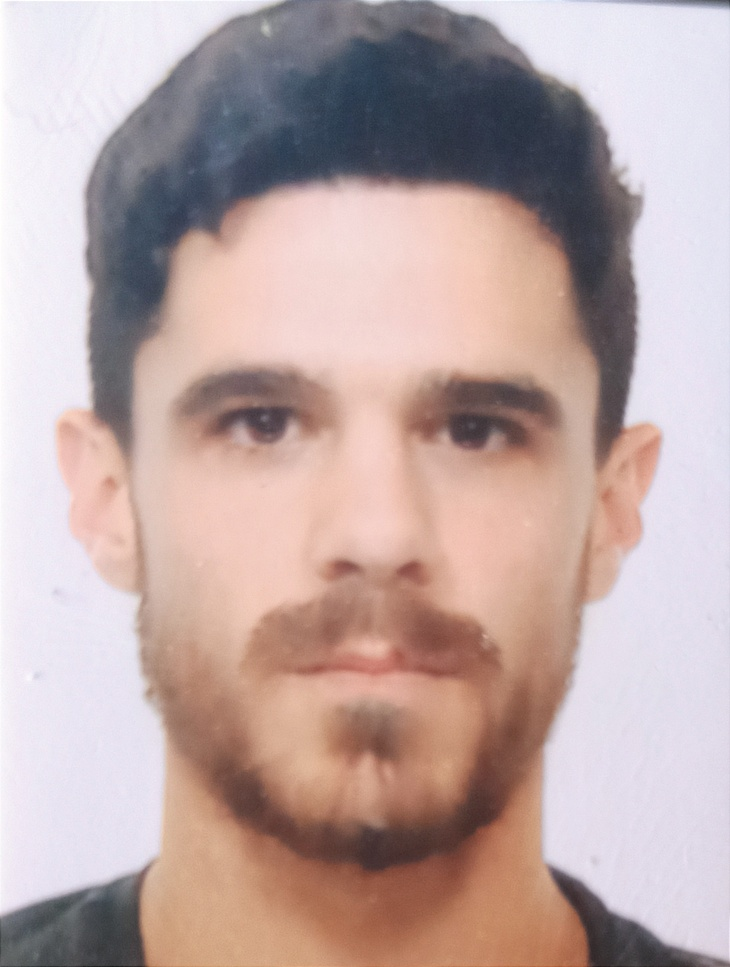
#> input picture images/boy.jpg, 730 x 967 px, shrunk from 1209 x 1602 before the run
$ python 2_image_fundamentals.py   (older library calls are emulated)
#> lines starting #> are read from the running program, lines starting #| are printed output that depends on the picture; after the words box and inside, x2 and y2 are one past the last pixel; in counts of white or black regions, pixels touching at a corner belong together
import cv2
import matplotlib.pyplot as plt
import numpy as np

# Read a file from disk
# When reading a colour image, opencv reads it in the BGR colour space
# img = cv2.imread("images/boy.jpg", cv2.IMREAD_COLOR)
# img = cv2.imread("images/boy.jpg", cv2.IMREAD_GRAYSCALE)
img = cv2.imread("images/boy.jpg", cv2.IMREAD_UNCHANGED)  # WITH ALPHA CHANNEL IF IT EXISTS
#> img is the input picture: shape (967, 730, 3); mean B, G, R 165.7, 167.9, 189.6


# Show the image in an emergent window
# cv2.imshow("image", img)
# cv2.waitKey(0)

# Write the image to disk
# When saving, it is transformed from BGR to RGB.
cv2.imwrite("images/boy_saved.jpg", img)
cv2.imwrite("images/boy_saved.png", img)

## Operaciones con las imágenes

# Acceder y cambiar valores de los pixeles
roi = img[0:100, 0:100]
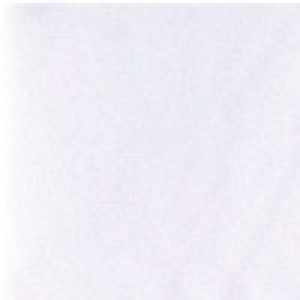
#> roi: shape (100, 100, 3) (shown 3 times larger); mean B, G, R 246.3, 238.4, 240.2
# cv2.imshow("roi", roi)
# cv2.waitKey(0)

copia = img.copy()
copia[0:100, 0:100] = 0
#> copia: shape (967, 730, 3); 1.42% of pixels changed, all inside (x1, y1, x2, y2) = (0, 0, 100, 100)
# cv2.imshow("img changed", copia)
# cv2.waitKey(0)

# Acceder por canales
img_blue = img[:,:,0]
# cv2.imshow("img blue", img_blue)
# cv2.waitKey(0)

# Si quisiera que la imagen se viera en azul, tendría que mantener
# los otros dos canales, pero ponerlos a 0
copia = img.copy()
copia[:,:,1] = 0
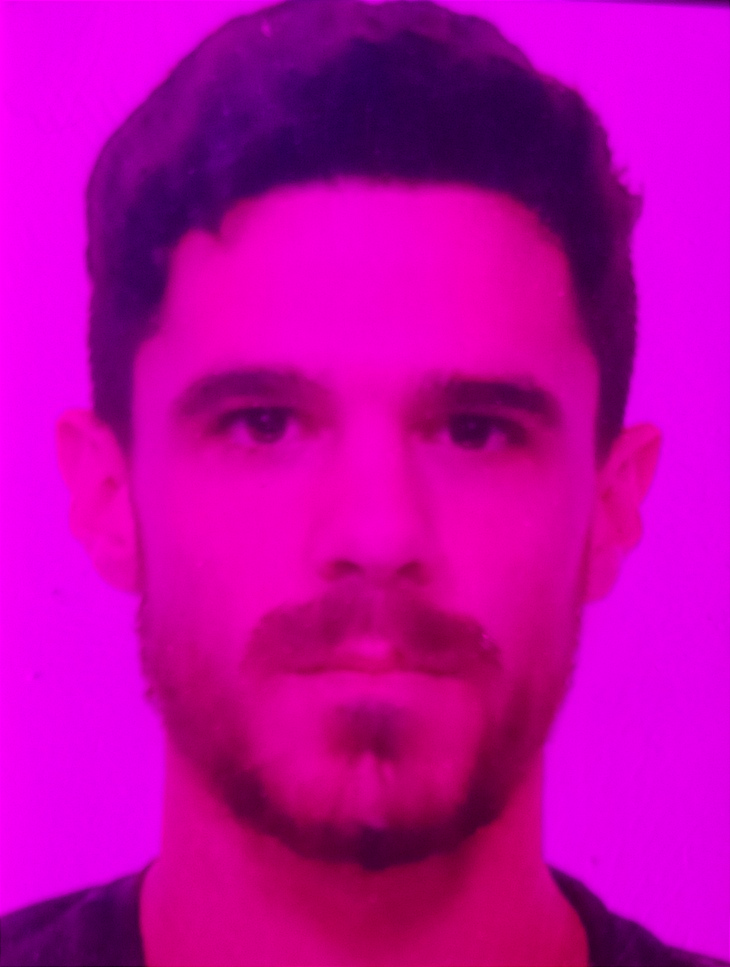
#> copia: shape (967, 730, 3); mean B, G, R 165.7, 0, 189.6
copia[:,:,2] = 0
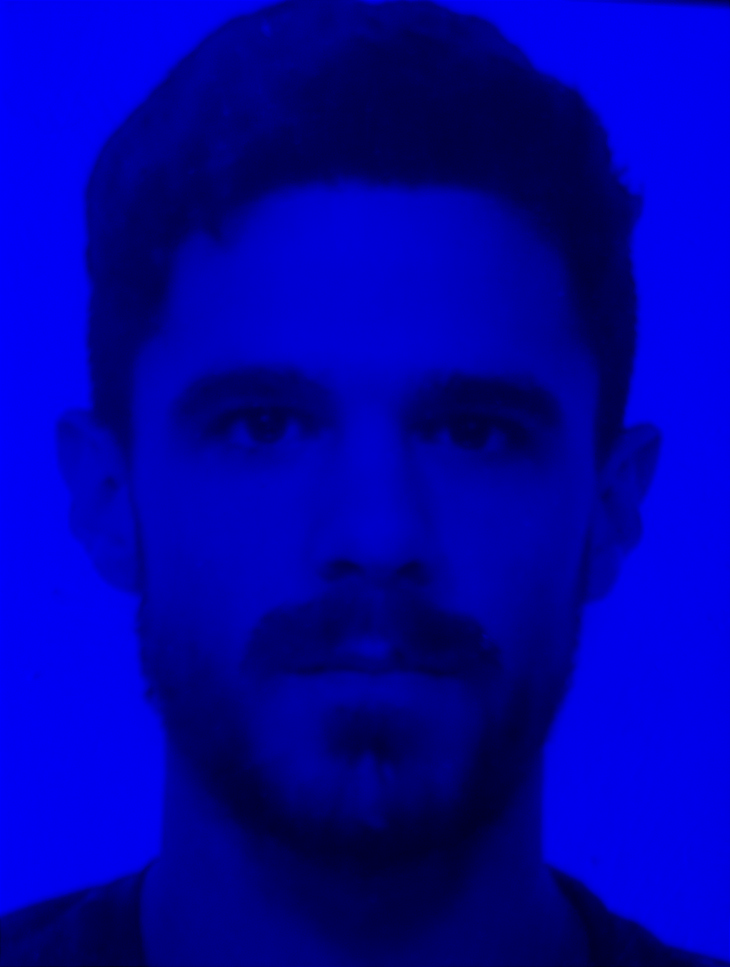
#> copia: shape (967, 730, 3); mean B, G, R 165.7, 0, 0
# cv2.imshow("img colour blue", copia)
# cv2.waitKey(0)

# Convertir la imagen de BGR a otro sistema de color o grayscale
img_gray = cv2.cvtColor(img,cv2.COLOR_BGR2GRAY)
# cv2.imshow("img grayscale", img_gray)
# cv2.waitKey(0)

# Convertir a RGB
img_rgb = cv2.cvtColor(img,cv2.COLOR_BGR2RGB)
# cv2.imshow("img RGB", img_rgb)
# cv2.waitKey(0)

# Usar split para separar los canales
b,g,r = cv2.split(img)
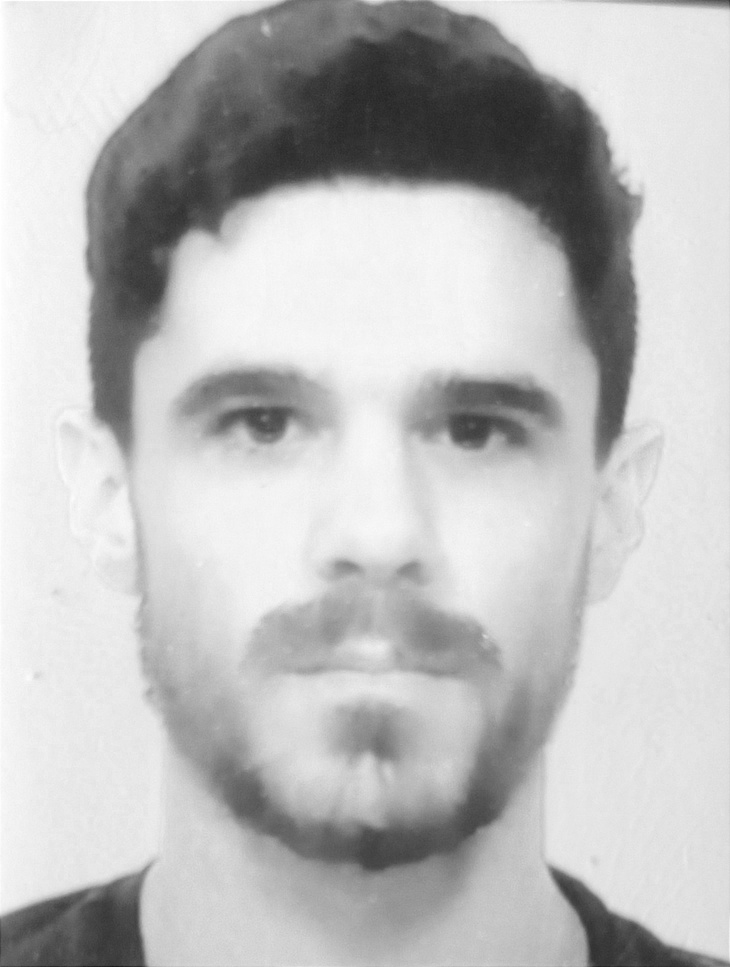
#> r: shape (967, 730); min 25, max 255, mean 189.6
# cv2.imshow("blue", b)
# cv2.waitKey(0)

# Usar merge para volver a juntarlos
image_merge = cv2.merge([b, g, r])
# cv2.imshow("merged", image_merge)
# cv2.waitKey(0)

# Histogramas: cuantas veces se repite cada valor de intensidad en una imagen
colors = ["b", "g", "r"]
plt.figure()
for i, c in enumerate(colors):
    # Hay que pasar la imagen como una lista, indicar el canal para hacer el histograma
    # también el rango de valores (256 porque es abierto)
    img_hist = cv2.calcHist([img],[i], None, [256], [0,256])
    plt.plot(img_hist, color=c)
plt.show()
#> figure, not shown here; curve peaks at x = 242, y = 18262; curve peaks at x = 227, y = 12592; curve peaks at x = 242, y = 18313

# La ecualización de histograma se pueden usar para mejorar el contraste
img_equalized = np.copy(img)
for channel in range(img.shape[2]):
    img_equalized[:,:,channel] = cv2.equalizeHist(img[:,:,channel])
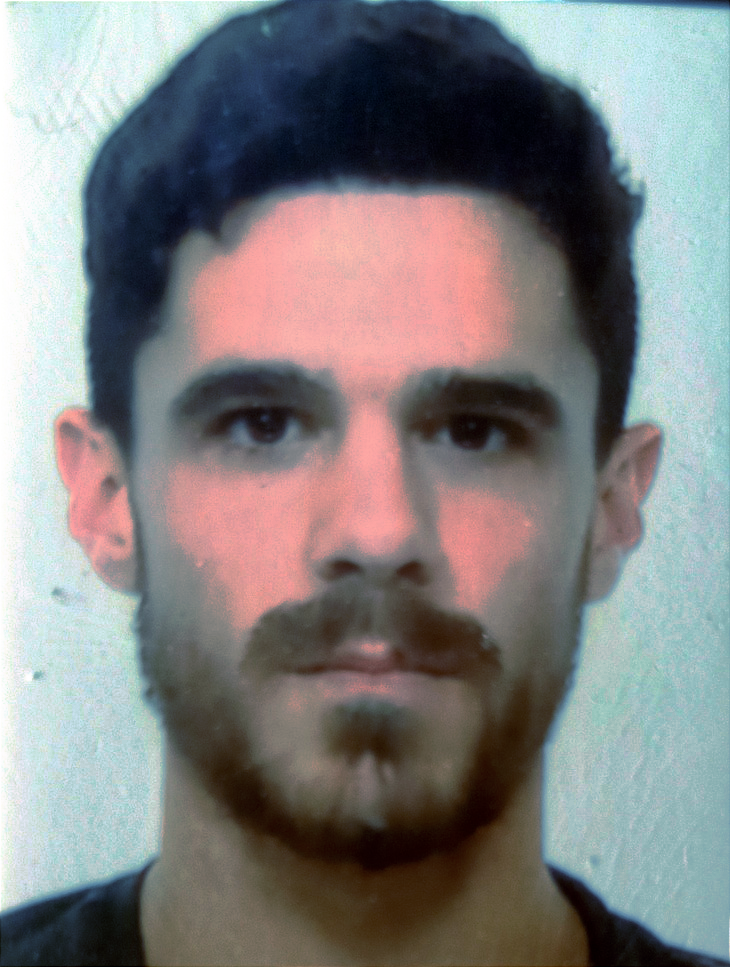
#> img_equalized: shape (967, 730, 3); mean B, G, R 128.5, 128.3, 129
cv2.imshow("equalized", img_equalized)
cv2.waitKey(0)

colors = ["b", "g", "r"]
plt.figure()
for i, c in enumerate(colors):
    # Hay que pasar la imagen como una lista, indicar el canal para hacer el histograma
    # también el rango de valores (256 porque es abierto)
    img_hist = cv2.calcHist([img_equalized],[i], None, [256], [0,256])
    plt.plot(img_hist, color=c)
plt.show()
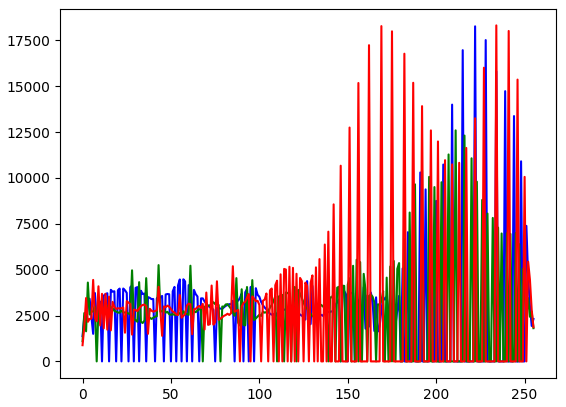
#> figure drawn by matplotlib, 1 panel; curve peaks at x = 222, y = 18262; curve peaks at x = 211, y = 12592; curve peaks at x = 234, y = 18313


# Normalización de imagenes.
# Se usa para tener los valores de intensidad en rangos más adecuados
# por ejemplo para modelos de ML
# Se normaliza en escala de grises y se vuelve a pasar a color.
# Otra opción es normalizar canal por canal
img_gray = cv2.cvtColor(img, cv2.COLOR_BGR2GRAY)
img_norm = cv2.normalize(img_gray, None, alpha=0, beta=1, norm_type=cv2.NORM_MINMAX, dtype=cv2.CV_32F)
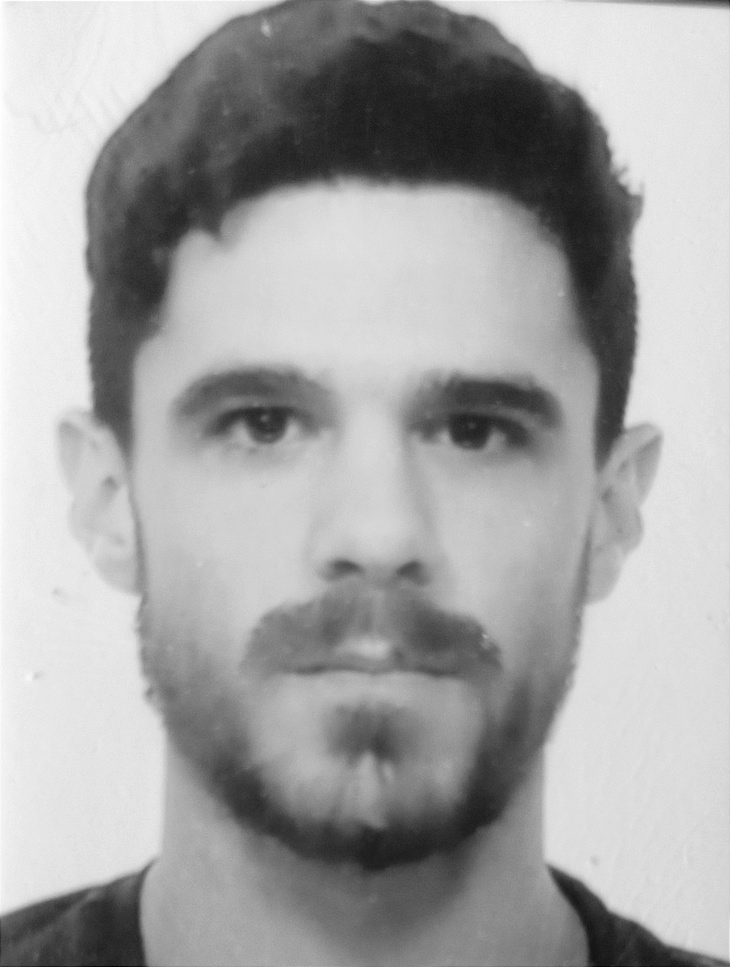
#> img_norm: shape (967, 730) float32; min 1.86e-09, max 1, mean 0.647
img_norm = cv2.cvtColor(img_norm, cv2.COLOR_GRAY2BGR)
#> img_norm: shape (967, 730, 3) float32
cv2.imshow("normalized", img_norm)
cv2.waitKey(0)

$ run again, with images/room.jpg copied over images/boy.jpg
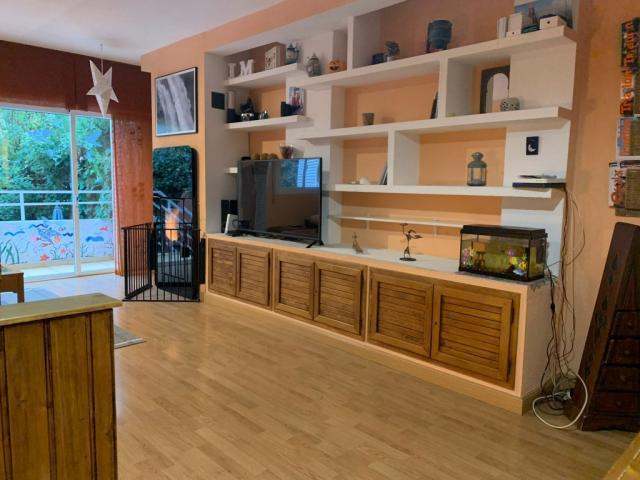
#> input picture images/room.jpg, 640 x 480 px
#> img is the input picture: shape (480, 640, 3); mean B, G, R 79.8, 105.4, 129.8
#> after the loop `for channel in range(img.shape[2]):`:
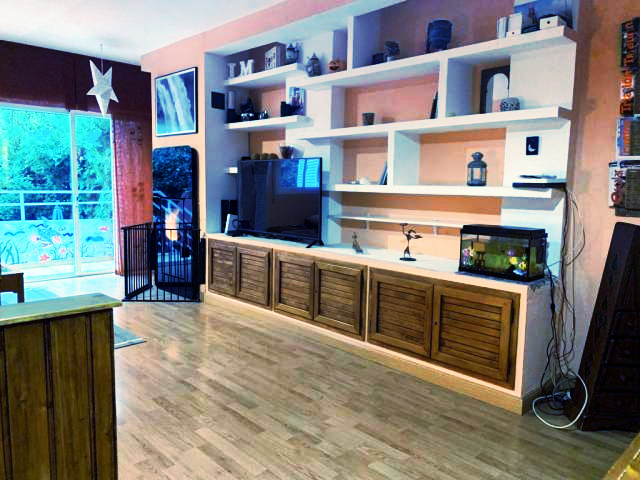
#> img_equalized: shape (480, 640, 3); mean B, G, R 123.9, 128.1, 128.1
#> `plt.show()`:
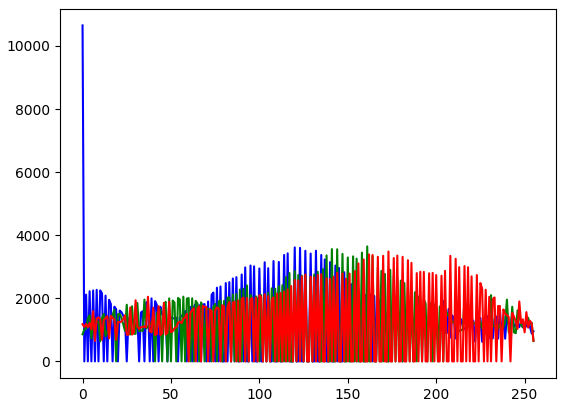
#> figure drawn by matplotlib, 1 panel; curve peaks at x = 0, y = 10651; curve peaks at x = 161, y = 3645; curve peaks at x = 173, y = 3484
